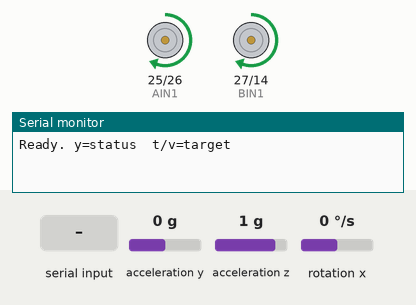
Simulated run of this sketch. Board: ESP32. Parts: motor-driver pin pairs drawn as motors (green arrow = first pin HIGH = forward, orange = second pin HIGH = backward, longer = more drive), the last lines printed to the serial monitor. Inputs (shaded band) come from the test bench; at power-on: rotation x 0 °/s, acceleration y 0 g, acceleration z 1 g.

Above: at 1.2 s.
1.3 s: rotation x set to -6 °/s
At 1.75 s:
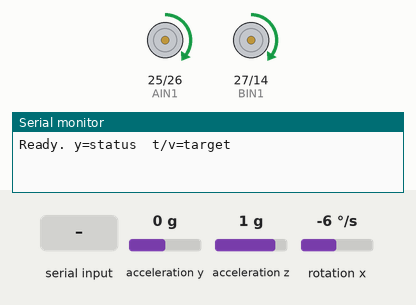
At 2.35 s:
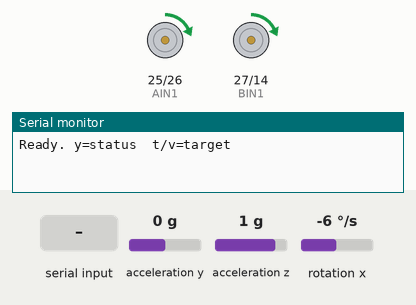
4.3 s: rotation x set to 2 °/s
At 4.42 s:
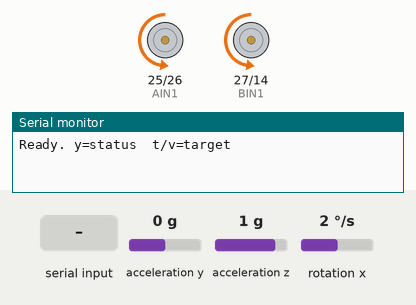
7.3 s: acceleration y set to -1.4 g
8.9 s: "t" received over Serial
10.4 s: "y" received over Serial
11.9 s: acceleration y set to 0 g
At 14.06 s:
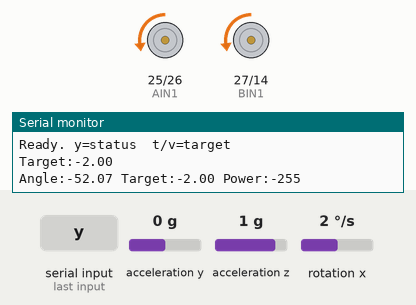
Timing chart, 0 to 15.9 s (numbered marks = the images above; inputs shaded):
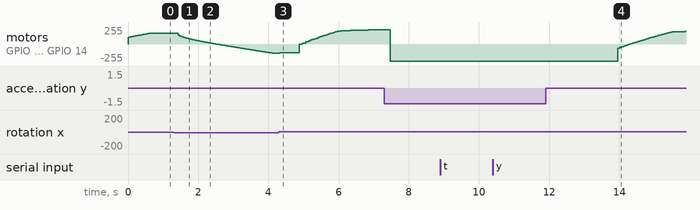

The sketch:

IMUTest.ino
```cpp
#include <Wire.h>
#include <MPU6050.h>

MPU6050 mpu;

#define AIN1 25
#define AIN2 26
#define BIN1 27
#define BIN2 14

#define PWM_FREQ 20000
#define PWM_RES  8

#define Kp         40.0
#define Kd         0.05
#define Ki         40.0
#define sampleTime 0.005

// use your calibrated offsets
#define Y_ACCEL_OFFSET  -475
#define Z_ACCEL_OFFSET   3256
#define X_GYRO_OFFSET    58

float targetAngle = -2.5;

int16_t accY, accZ, gyroX;
volatile int motorPower = 0;
volatile float accAngle, gyroAngle, currentAngle, prevAngle = 0;
volatile float error, errorSum = 0;

hw_timer_t *timer = NULL;
volatile bool doISR = false;

void IRAM_ATTR onTimer() {
  doISR = true;
}

void setMotors(int power) {
  power = constrain(power, -255, 255);

  if (power > 0) {
    ledcWrite(AIN1, power); ledcWrite(AIN2, 0);
    ledcWrite(BIN1, power); ledcWrite(BIN2, 0);
  } else if (power < 0) {
    ledcWrite(AIN1, 0); ledcWrite(AIN2, -power);
    ledcWrite(BIN1, 0); ledcWrite(BIN2, -power);
  } else {
    ledcWrite(AIN1, 0); ledcWrite(AIN2, 0);
    ledcWrite(BIN1, 0); ledcWrite(BIN2, 0);
  }
}

void setup() {
  Serial.begin(115200);
  Wire.begin(21, 22);
  Wire.setClock(400000);

  mpu.initialize();
  mpu.setYAccelOffset(Y_ACCEL_OFFSET);
  mpu.setZAccelOffset(Z_ACCEL_OFFSET);
  mpu.setXGyroOffset(X_GYRO_OFFSET);

  ledcAttach(AIN1, PWM_FREQ, PWM_RES);
  ledcAttach(AIN2, PWM_FREQ, PWM_RES);
  ledcAttach(BIN1, PWM_FREQ, PWM_RES);
  ledcAttach(BIN2, PWM_FREQ, PWM_RES);

  ledcWrite(AIN1, 0); ledcWrite(AIN2, 0);
  ledcWrite(BIN1, 0); ledcWrite(BIN2, 0);

  timer = timerBegin(1000000);
  timerAttachInterrupt(timer, &onTimer);
  timerAlarm(timer, 5000, true, 0);

  Serial.println("Ready. y=status  t/v=target");
}

void loop() {
  if (doISR) {
    doISR = false;

    accY  = mpu.getAccelerationY();
    accZ  = mpu.getAccelerationZ();
    gyroX = mpu.getRotationX();

    accAngle  = atan2(accY, accZ) * RAD_TO_DEG;
    int gyroRate = map(gyroX, -32768, 32767, -250, 250);
    gyroAngle = (float)gyroRate * sampleTime;
    currentAngle = 0.9934 * (prevAngle + gyroAngle) + 0.0066 * accAngle;

    error    = currentAngle - targetAngle;
    errorSum = errorSum + error;
    errorSum = constrain(errorSum, -300, 300);

    motorPower = Kp * error + Ki * errorSum * sampleTime - Kd * (currentAngle - prevAngle) / sampleTime;
    motorPower = constrain(motorPower, -255, 255);
    prevAngle = currentAngle;

    setMotors(motorPower);
  }

  if (Serial.available()) {
    char c = Serial.read();
    if (c == 't') { targetAngle += 0.5; Serial.print("Target:"); Serial.println(targetAngle); }
    if (c == 'v') { targetAngle -= 0.5; Serial.print("Target:"); Serial.println(targetAngle); }
    if (c == 'y') {
      Serial.print("Angle:"); Serial.print(currentAngle);
      Serial.print(" Target:"); Serial.print(targetAngle);
      Serial.print(" Power:"); Serial.println(motorPower);
    }
  }
}
```

Measured:
- after the input at 1.3 s, motor on GPIO 25 (AIN1) / GPIO 26 (AIN2), motor on GPIO 27 (BIN1) / GPIO 14 (BIN2): moves from forward 159/255 to backward 136/255 over 2.8 s, starting after 0.14 s
- after the input at 11.9 s, motor on GPIO 25 (AIN1) / GPIO 26 (AIN2), motor on GPIO 27 (BIN1) / GPIO 14 (BIN2): moves from backward 255/255 to forward 188/255 over 1.9 s, starting after 2.1 s
